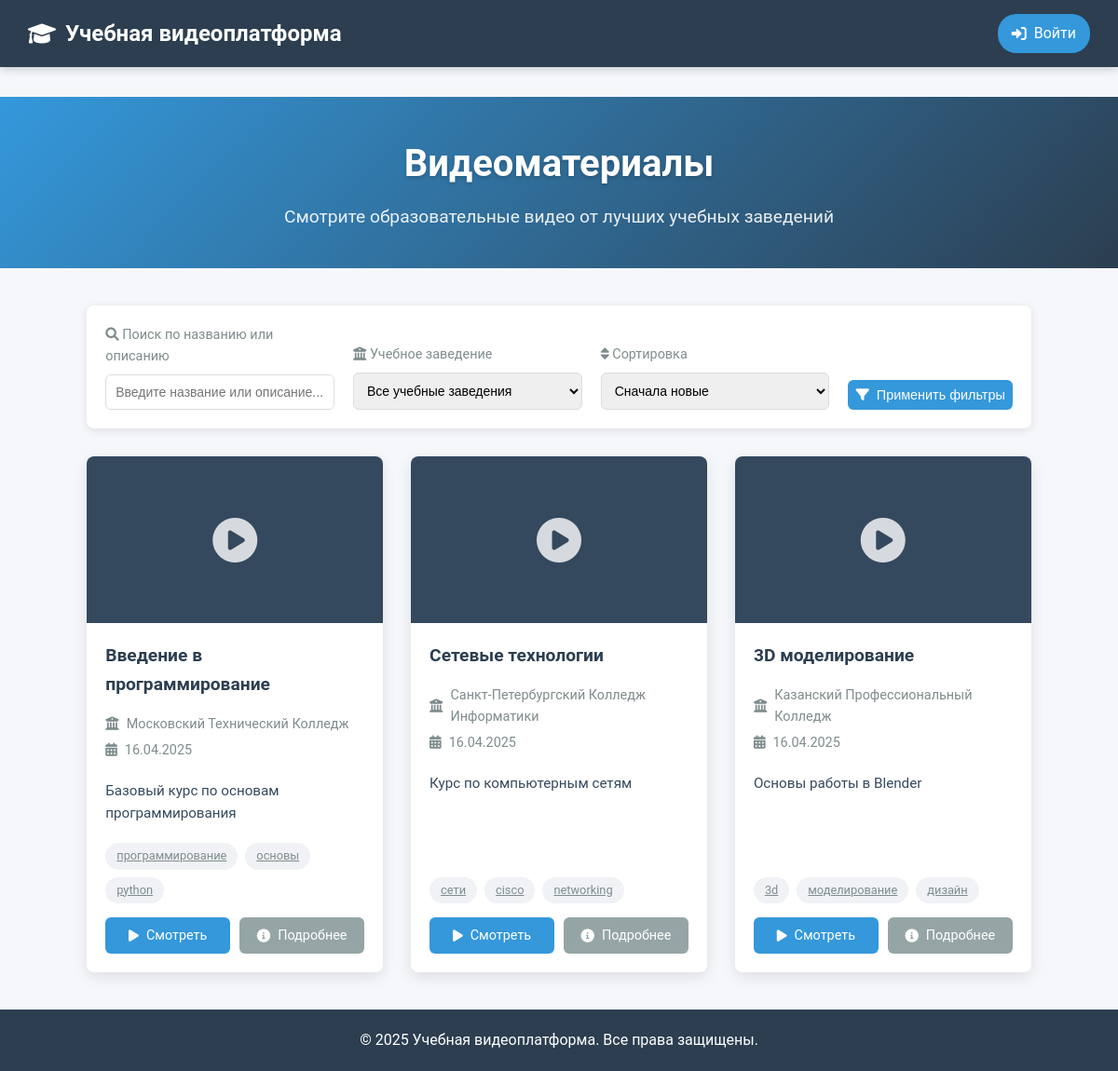
The page /videos_list.php on the database its author committed.
### tables this page shows
CREATE TABLE `videos` (
  `id` int(11) NOT NULL,
  `title` varchar(255) NOT NULL,
  `description` text DEFAULT NULL,
  `college_id` int(11) DEFAULT NULL,
  `tags` varchar(255) DEFAULT NULL,
  `video_path` varchar(255) NOT NULL,
  `thumbnail_path` varchar(255) DEFAULT NULL,
  `views` int(11) DEFAULT 0,
  `created_at` timestamp NOT NULL DEFAULT current_timestamp(),
  `updated_at` timestamp NULL DEFAULT NULL ON UPDATE current_timestamp()
);

CREATE TABLE `colleges` (
  `id` int(11) NOT NULL,
  `name` varchar(255) NOT NULL,
  `address` varchar(255) DEFAULT NULL,
  `phone` varchar(50) DEFAULT NULL,
  `email` varchar(255) DEFAULT NULL,
  `description` text DEFAULT NULL,
  `created_at` timestamp NOT NULL DEFAULT current_timestamp()
);

### videos_list.php (the view, shortened to what this page needs)
<?php
require_once 'config/database.php';
try {
    $search = isset($_GET['search']) ? trim($_GET['search']) : '';
    $sort = isset($_GET['sort']) ? trim($_GET['sort']) : 'newest';
    $tag = isset($_GET['tag']) ? trim($_GET['tag']) : '';
    $sql = "SELECT v.*, c.name as college_name
            FROM videos v
            LEFT JOIN colleges c ON v.college_id = c.id
            WHERE 1=1";
    $params = [];
    $sql .= match($sort) {
        'oldest' => " ORDER BY v.created_at ASC",
        default => " ORDER BY v.created_at DESC"
    };
    $stmt = $pdo->prepare($sql);
    $stmt->execute($params);
    $videos = $stmt->fetchAll(PDO::FETCH_ASSOC);
} catch(PDOException $e) {
    $error = 'Ошибка базы данных: ' . $e->getMessage();
}
?>
<!DOCTYPE html>
<html lang="ru">
<head>
    <link rel="stylesheet" href="css/admin.css">
    <link rel="stylesheet" href="https://cdnjs.cloudflare.com/ajax/libs/font-awesome/6.0.0-beta3/css/all.min.css">
</head>
<body>
    <header>
        <div class="logo">
            <a href="index.php">
                <i class="fas fa-graduation-cap"></i>
                Учебная видеоплатформа
            </a>
        </div>
        <div class="user-menu">
            <?php if (isset($_SESSION['user_id'])): ?>
                <span>Привет, <?php echo htmlspecialchars($_SESSION['user_name']); ?>!</span>
                <a href="logout.php">
                    <i class="fas fa-sign-out-alt"></i>
                    Выйти
                </a>
            <?php else: ?>
                <a href="login.php">
                    <i class="fas fa-sign-in-alt"></i>
                    Войти
                </a>
            <?php endif; ?>
        </div>
    </header>
    <div class="page-header">
        <div class="container">
            <h1>Видеоматериалы</h1>
            <p>Смотрите образовательные видео от лучших учебных заведений</p>
        </div>
    </div>
    <div class="container">
        <form class="filters" method="GET" action="">
            <div class="filter-group">
                <label for="search">
                    <i class="fas fa-search"></i>
                    Поиск по названию или описанию
                </label>
                <input type="text" id="search" name="search" class="filter-input"
                       placeholder="Введите название или описание..."
                       value="<?php echo htmlspecialchars($search); ?>">
            </div>
            <div class="filter-group">
                <label for="college">
                    <i class="fas fa-university"></i>
                    Учебное заведение
                </label>
                <select id="college" name="college_id" class="filter-input">
                    <option value="">Все учебные заведения</option>
                </select>
            </div>
            <div class="filter-group">
                <label for="sort">
                    <i class="fas fa-sort"></i>
                    Сортировка
                </label>
                <select id="sort" name="sort" class="filter-input">
                    <option value="newest" <?php echo $sort === 'newest' ? 'selected' : ''; ?>>Сначала новые</option>
                </select>
            </div>
            <div class="filter-group" style="flex: 0 0 auto;">
                <button type="submit" class="video-button">
                    <i class="fas fa-filter"></i>
                    Применить фильтры
                </button>
            </div>
        </form>
        <div class="videos-grid">
            <?php if (isset($error)): ?>
                <div class="no-results">
                    <i class="fas fa-exclamation-circle"></i>
                    <p><?php echo htmlspecialchars($error); ?></p>
                </div>
            <?php else: ?>
                <?php foreach ($videos as $video): ?>
                    <div class="video-card">
                        <div class="video-thumbnail">
                            <i class="fas fa-play-circle play-icon"></i>
                        </div>
                        <div class="video-content">
                            <h2 class="video-title"><?php echo htmlspecialchars($video['title']); ?></h2>
                            <div class="video-info">
                                <p>
                                    <i class="fas fa-university"></i>
                                    <?php echo htmlspecialchars($video['college_name']); ?>
                                </p>
                                <p>
                                    <i class="fas fa-calendar-alt"></i>
                                    <?php echo date('d.m.Y', strtotime($video['created_at'])); ?>
                                </p>
                            </div>
                            <?php if (!empty($video['description'])): ?>
                                <div class="video-description">
                                    <?php echo htmlspecialchars($video['description']); ?>
                                </div>
                            <?php endif; ?>
                            <?php if (!empty($video['tags'])): ?>
                                <div class="video-tags">
                                    <?php foreach (explode(',', $video['tags']) as $videoTag): ?>
                                        <?php $videoTag = trim($videoTag); ?>
                                        <a href="?<?php echo http_build_query(array_merge($_GET, ['tag' => $videoTag])); ?>"
                                           class="video-tag <?php echo $tag === $videoTag ? 'active' : ''; ?>">
                                            <?php echo htmlspecialchars($videoTag); ?>
                                        </a>
                                    <?php endforeach; ?>
                                </div>
                            <?php endif; ?>
                            <div class="video-actions">
                                <a href="video.php?id=<?php echo $video['id']; ?>" class="video-button">
                                    <i class="fas fa-play"></i>
                                    Смотреть
                                </a>
                                <a href="video.php?id=<?php echo $video['id']; ?>#info" class="video-button secondary">
                                    <i class="fas fa-info-circle"></i>
                                    Подробнее
                                </a>
                            </div>
                        </div>
                    </div>
                <?php endforeach; ?>
            <?php endif; ?>
        </div>
    </div>
    <div class="footer">
        <p>&copy; <?php echo date('Y'); ?> Учебная видеоплатформа. Все права защищены.</p>
    </div>
</body>
</html>

### css/admin.css (style rules this page uses)
* { margin: 0; padding: 0; box-sizing: border-box; }
body { font-family: Arial, sans-serif; line-height: 1.6; background-color: #f4f4f4; }
header { background-color: #333; color: white; padding: 1rem; margin-bottom: 2rem; }
button { background-color: #4CAF50; color: white; padding: 10px 20px; border: none; border-radius: 4px; cursor: pointer; }
.videos-grid { display: grid; grid-template-columns: repeat(auto-fill, minmax(300px, 1fr)); gap: 20px; margin-top: 20px; }
.video-card { background-color: white; border-radius: 8px; box-shadow: 0 2px 5px rgba(0,0,0,0.1); transition: transform 0.3s, box-shadow 0.3s; cursor: pointer; overflow: hidden; }
.video-tags { display: flex; flex-wrap: wrap; gap: 5px; }
.video-tag { background-color: #f0f0f0; color: #333; padding: 3px 8px; border-radius: 15px; font-size: 12px; }

### videos_list.php (style rules this page uses)
body { font-family: 'Roboto', Arial, sans-serif; background-color: #f5f7fa; margin: 0; padding: 0; min-height: 100vh; display: flex; flex-direction: column; }
header { background-color: #2c3e50; padding: 15px 30px; color: white; display: flex; justify-content: space-between; align-items: center; box-shadow: 0 2px 10px rgba(0,0,0,0.2); }
.logo a { color: white; text-decoration: none; font-size: 1.5rem; font-weight: bold; display: flex; align-items: center; gap: 10px; }
.user-menu a { color: white; text-decoration: none; padding: 8px 15px; border-radius: 20px; background-color: #3498db; transition: all 0.3s ease; display: inline-flex; align-items: center; gap: 8px; }
.page-header { background: linear-gradient(135deg, #3498db, #2c3e50); color: white; padding: 40px 0; text-align: center; margin-bottom: 40px; }
.page-header h1 { margin: 0; font-size: 2.5rem; text-shadow: 0 2px 4px rgba(0,0,0,0.2); }
.page-header p { margin: 10px 0 0; font-size: 1.2rem; opacity: 0.9; }
.container { max-width: 1200px; margin: 0 auto; padding: 0 20px; flex-grow: 1; }
.filters { background-color: white; padding: 20px; border-radius: 8px; box-shadow: 0 2px 10px rgba(0,0,0,0.1); margin-bottom: 30px; display: flex; gap: 20px; align-items: flex-end; }
.filter-group { flex: 1; }
.filter-group label { display: block; margin-bottom: 8px; color: #7f8c8d; font-size: 0.9rem; }
.filter-input { width: 100%; padding: 10px; border: 1px solid #ddd; border-radius: 6px; font-size: 14px; transition: all 0.3s ease; }
.videos-grid { display: grid; grid-template-columns: repeat(auto-fill, minmax(300px, 1fr)); gap: 30px; margin-bottom: 40px; }
.video-card { background-color: white; border-radius: 8px; overflow: hidden; box-shadow: 0 5px 15px rgba(0,0,0,0.1); transition: transform 0.3s ease, box-shadow 0.3s ease; display: flex; flex-direction: column; }
.video-thumbnail { position: relative; padding-top: 56.25%; background-color: #34495e; overflow: hidden; }
.video-thumbnail .play-icon { position: absolute; top: 50%; left: 50%; transform: translate(-50%, -50%); color: white; font-size: 48px; opacity: 0.8; transition: all 0.3s ease; }
.video-content { padding: 20px; flex-grow: 1; display: flex; flex-direction: column; }
.video-title { font-size: 1.2rem; font-weight: bold; color: #2c3e50; margin: 0 0 10px; }
.video-info { color: #7f8c8d; font-size: 0.9rem; margin-bottom: 15px; }
.video-info p { margin: 5px 0; display: flex; align-items: center; gap: 8px; }
.video-description { color: #34495e; font-size: 0.95rem; line-height: 1.6; margin-bottom: 20px; flex-grow: 1; }
.video-tags { display: flex; flex-wrap: wrap; gap: 8px; margin-bottom: 15px; }
.video-tag { background-color: #f0f2f5; color: #7f8c8d; padding: 4px 12px; border-radius: 15px; font-size: 0.8rem; }
.video-actions { display: flex; gap: 10px; }
.video-button { flex: 1; padding: 8px; border: none; border-radius: 6px; background-color: #3498db; color: white; font-size: 0.9rem; cursor: pointer; transition: all 0.3s ease; text-align: center; text-decoration: none; display: inline-flex; align-items: center; justify-content: center; gap: 8px; }
.video-button.secondary { background-color: #95a5a6; }
.footer { background-color: #2c3e50; color: white; text-align: center; padding: 20px 0; margin-top: auto; }

### rows shown on the page
videos: title "Введение в программирование", college.name "Московский Технический Колледж", created_at "16.04.2025", description "Базовый курс по основам программирования", tags "программирование", tags "основы", tags "python"
videos: title "Сетевые технологии", college.name "Санкт-Петербургский Колледж Информатики", created_at "16.04.2025", description "Курс по компьютерным сетям", tags "сети", tags "cisco", tags "networking"
videos: title "3D моделирование", college.name "Казанский Профессиональный Колледж", created_at "16.04.2025", description "Основы работы в Blender", tags "3d", tags "моделирование", tags "дизайн"
